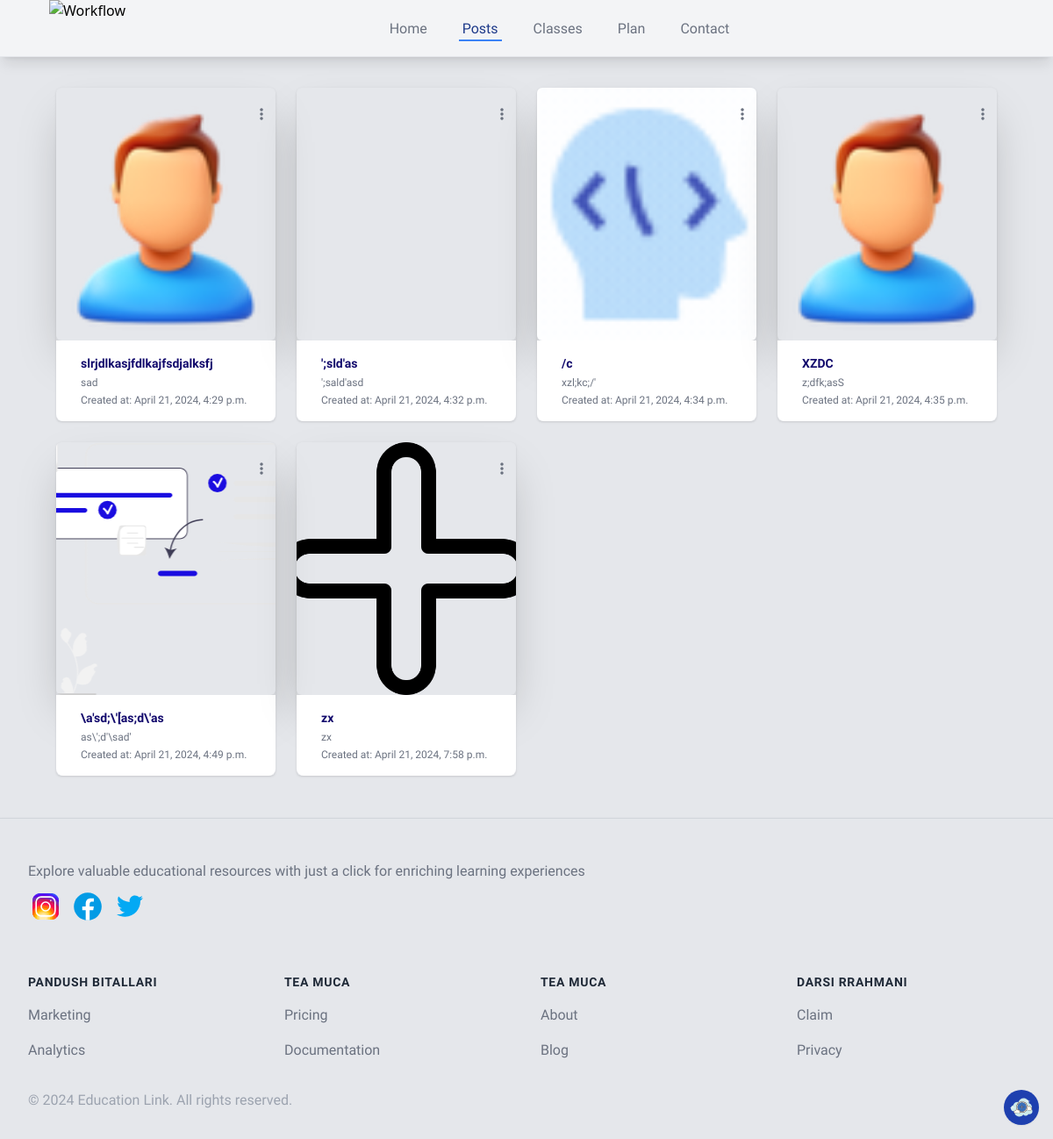
Before: /posts (signed in) with the older database file.
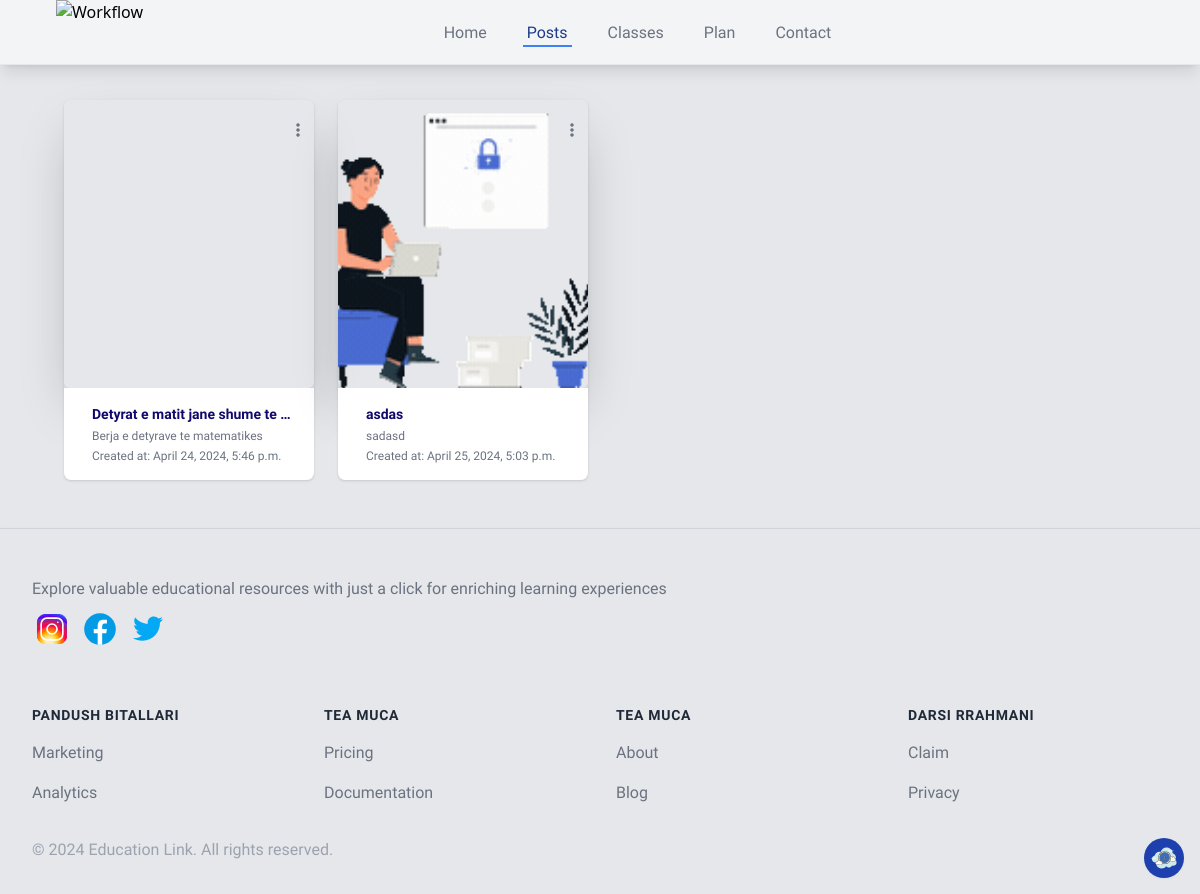
After: the same page with the newer database file.
### main/models.py (models this page shows, shortened)
class Post(models.Model):
    user = models.ForeignKey(
        User, on_delete=models.CASCADE
    )  # If the user gets deleted all the posts  wit
    subject = models.CharField(max_length=100)  # Subject of the post``
    short_description = models.TextField()  # Short description of the post
    dropzone_file = models.ImageField(
        upload_to="dropzone_files/"
    )  # File associated with the post
    created_at = models.DateTimeField(auto_now_add=True)  # Timestamp of post creation

### main/views.py (the view)
# urls.py: path("posts", views.posts, name="posts"),
@login_required(login_url="login_view")
def posts(request):
    posts = Post.objects.filter(user=request.user)
    context = {"posts": posts}
    return render(request, "posts.html", context=context)

### main/templates/posts.html (shortened to what this page needs)
{% load static  %}
<!DOCTYPE html>
<html lang="en">
  <head>
    <script src="https://cdn.tailwindcss.com"></script>
  </head>
  <body class="bg-gray-200">
      <nav class="fixed top-0 left-0 right-0 z-50 bg-gray-100 border-b shadow-lg   sm:px-6  ">
        <div class="max-w-7xl mx-auto px-4 sm:px-6 lg:px-8">
          <div class="flex justify-between h-16">
              <div class="flex-shrink-0 flex items-center">
                <a href="{% url 'homepage' %}">
              <img
                class="hidden lg:block h-16 w-auto"
                src="{% static "images/EduLink (1).png" %}"
                alt="Workflow"
              />
            </a>
              </div>
              <div class="flex items-center justify-center hidden sm:ml-6 sm:flex sm:space-x-8">
                <a
                  href="{% url 'homepage' %}"
                  class="border-transparent font-raleway  text-gray-500 hover:border-gray-300 hover:text-gray-700 inline-flex items-center px-1 pt-1 border-b-2 text-md font-medium "
                >
                  Home
                </a>
                <a
                  href="{% url 'posts' %}"
                  class="{% if request.path == '/posts' %}border-blue-500 text-blue-900{% else %}border-transparent{% endif %} font-raleway hover:border-gray-300 hover:text-gray-700 inline-flex items-center px-1 pt-1 border-b-2 text-md font-medium"
                >
                  Posts
                </a>
                <a
                  href="{% url 'classes' %}"
                  class="border-transparent text-gray-500 font-raleway hover:border-gray-300 hover:text-gray-700 inline-flex items-center px-1 pt-1 border-b-2 text-md font-medium"
                >
                  Classes
                </a>
                <a
                  href="{% url 'plan' %}"
                  class="{% if request.path == '/plan' %}border-indigo-500{% else %}border-transparent{% endif %} text-gray-500 font-raleway hover:border-gray-300 hover:text-gray-700 inline-flex items-center px-1 pt-1 border-b-2 text-md font-medium"
                >
                  Plan
                </a>
                <a
                  href="{% url 'contact' %}"
                  class="{% if request.path == '/contact' %}border-indigo-500{% else %}border-transparent{% endif %} text-gray-500 font-raleway hover:border-gray-300 hover:text-gray-700 inline-flex items-center px-1 pt-1 border-b-2 text-md font-medium"
                >
                  Contact
                </a>
              </div>
            <div class="hidden sm:ml-6 sm:flex sm:items-center">
            </div>
          </div>
        </div>
      </nav>
      <div class="pt-12 px-12">
          {% if posts %}
          <button id="newpost-hasposts" type="button" class="z-10 fixed bottom-4 right-4 inline-flex items-center p-1 bg-blue-800 justify-center border border-transparent rounded-full shadow-sm text-white duration-400 hover:bg-white hover:text-blue-800">
          </button>
            <div class="pt-8 sm:px-4" >
                  <ul
                  role="list"
                  class=" mt-5 grid grid-cols-1 gap-6 sm:grid-cols-2 md:grid-cols-3 lg:grid-cols-4"
                >
              {% for post in posts %}
                <li  class=" col-span-1 rounded-md shadow cursor-pointer" >
                  <div  class="w-full  h-72 bg-contain bg-center bg-no-repeat bg-cover rounded-lg   rounded-md shadow-2xl" style="background-image: url('{{post.dropzone_file.url}}'); " >
                    <div class="flex justify-end items-end">
                      <div class="flex justify-end px-4 pt-3 pr-2">
                        <button  onclick="toggleDropdown('{{ post.pk }}')"  class="dropdownButton z-index-40  inline-block text-gray-500  ::outline-none ::ring-gray-400  rounded-lg text-md p-1.5 " type="button">
                            <i class="fa-solid fa-ellipsis-vertical"></i>
                        </button>
                      </div>
                    </div>
                  </div>
                  <div>
                      <div  class=" w-full flex items-center justify-between p-4 space-x-6 bg-white rounded-b-lg">
                        <div class="flex-1 truncate ml-3">
                          <div class="flex items-center space-x-3">
                            <h3 class="text-darkblue font-bold text-sm truncate font-raleway transition-all duration-300 hover:text-base " >{{post.subject}}</h3>
                          </div>
                          <p class="mt-1 text-gray-500 text-xs truncate  font-raleway  transition-all duration-300  ">{{post.short_description}}</p>
                          <p class="mt-1 text-gray-500 text-xs truncate font-raleway ">Created at: {{post.created_at}} </p>
                        </div>
                      </div>
                   </div>
                </li>
        {% endfor %}
            </ul>
            </div>
    {% endif %}
        </div>
        <footer class="bg-gray-200 border-t border-gray-300 mt-12 font-raleway drop-shadow-lg" aria-labelledby="footer-heading">
          <div class="max-w-md mx-auto pt-4 px-4 sm:max-w-7xl sm:px-6 lg:pt-12 lg:px-8">
            <div class="xl:grid xl:grid-cols-3 xl:gap-8">
              <div class="space-y-2 xl:col-span-1">
                <p class="text-gray-500 text-base">Explore valuable educational resources with just a click for enriching learning experiences</p>
                <div class="flex space-x-2">
                  <a href="#" class="text-gray-400 hover:text-gray-500">
                  </a>
                  <a href="#" class="text-gray-400 hover:text-gray-500">
                  </a>
                  <a href="#" class="text-gray-400 hover:text-gray-500">
                  </a>
                </div>
              </div>
              <div class="mt-14 grid grid-cols-2 gap-8 xl:mt-0 xl:col-span-2">
                <div class="md:grid md:grid-cols-2 md:gap-8">
                  <div>
                    <h3 class="text-sm font-semibold text-gray-800 tracking-wider uppercase">Pandush Bitallari</h3>
                    <ul role="list" class="mt-4 space-y-4">
                      <li>
                        <a href="#" class="text-base text-gray-500 hover:text-gray-900"> Marketing </a>
                      </li>
                      <li>
                        <a href="#" class="text-base text-gray-500 hover:text-gray-900"> Analytics </a>
                      </li>
                    </ul>
                  </div>
                  <div class="mt-12 md:mt-0">
                    <h3 class="text-sm font-semibold text-gray-800 tracking-wider uppercase">Tea Muca</h3>
                    <ul role="list" class="mt-4 space-y-4">
                      <li>
                        <a href="#" class="text-base text-gray-500 hover:text-gray-900"> Pricing </a>
                      </li>
                      <li>
                        <a href="#" class="text-base text-gray-500 hover:text-gray-900"> Documentation </a>
                      </li>
                    </ul>
                  </div>
                </div>
                <div class="md:grid md:grid-cols-2 md:gap-8">
                  <div>
                    <h3 class="text-sm font-semibold text-gray-800 tracking-wider uppercase">Tea Muca</h3>
                    <ul role="list" class="mt-4 space-y-4">
                      <li>
                        <a href="#" class="text-base text-gray-500 hover:text-gray-900"> About </a>
                      </li>
                      <li>
                        <a href="#" class="text-base text-gray-500 hover:text-gray-900"> Blog </a>
                      </li>
                    </ul>
                  </div>
                  <div class="mt-12 md:mt-0">
                    <h3 class="text-sm font-semibold text-gray-800 tracking-wider uppercase">Darsi Rrahmani</h3>
                    <ul role="list" class="mt-4 space-y-4">
                      <li>
                        <a href="#" class="text-base text-gray-500 hover:text-gray-900"> Claim </a>
                      </li>
                      <li>
                        <a href="#" class="text-base text-gray-500 hover:text-gray-900"> Privacy </a>
                      </li>
                    </ul>
                  </div>
                </div>
              </div>
            </div>
            <div class=" border-t border-gray-200 py-8">
              <p class="text-base text-gray-400 xl:text-center">&copy; 2024 Education Link. All rights reserved.</p>
            </div>
          </div>
        </footer>
  </body>
</html>

Changed rows visible on the page:
removed Post: dropzone_file (picture), subject "slrjdlkasjfdlkajfsdjalksfj", short_description "sad", created_at "April 21, 2024, 4:29 p.m."
removed Post: subject "';sld'as", short_description "';sald'asd", created_at "April 21, 2024, 4:32 p.m."
removed Post: dropzone_file (picture), subject "/c", short_description "xzl;kc;/'", created_at "April 21, 2024, 4:34 p.m."
removed Post: dropzone_file (picture), subject "XZDC", short_description "z;dfk;asS", created_at "April 21, 2024, 4:35 p.m."
removed Post: dropzone_file (picture), subject "\\a'sd;\\'[as;d\\'as", short_description "as\\';d'\\sad'", created_at "April 21, 2024, 4:49 p.m."
removed Post: dropzone_file (picture), subject "zx", short_description "zx", created_at "April 21, 2024, 7:58 p.m."
added Post: subject "Detyrat e matit jane shume te…", short_description "Berja e detyrave te matematikes", created_at "April 24, 2024, 5:46 p.m."
added Post: dropzone_file (picture), subject "asdas", short_description "sadasd", created_at "April 25, 2024, 5:03 p.m."
